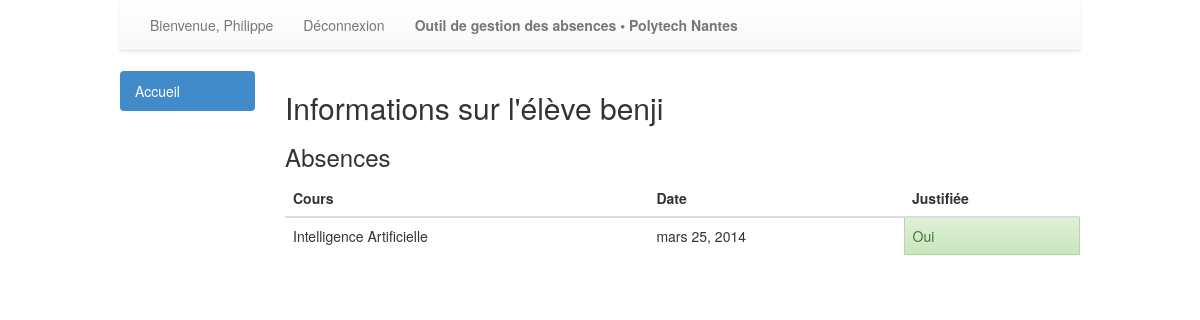
Page /absences/eleves/liste/2/ (signed in) on the earlier database version.
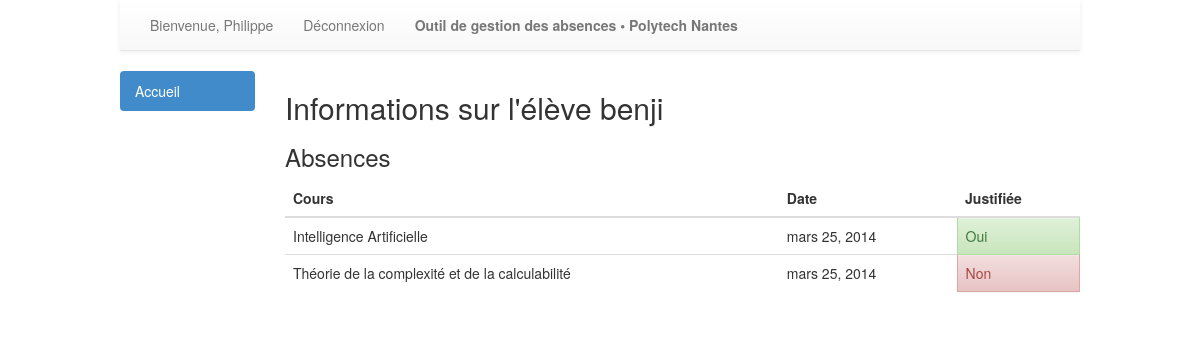
Same page on the later database version.
### absences/models.py (models this page shows, shortened)
class Absence (models.Model):
	etudiant = models.ForeignKey(Etudiant)
	cours = models.ForeignKey(Cours)
	justifie = models.BooleanField(default=False)
	justificatif = models.ForeignKey(Justificatif, null=True,blank=True)

class Cours (models.Model):
	dateDebut = models.DateTimeField(auto_now = True, auto_now_add = False)
	dateFin = models.DateTimeField(auto_now = True, auto_now_add = False)
	saisieEffectuee = models.BooleanField(default = False)
	matiere = models.ForeignKey(Matiere)
	donne_a = models.ManyToManyField(Groupe, related_name='donne_a')
	donne_par = models.ManyToManyField(Enseignant, related_name = 'donne_par')
	def __unicode__(self):
		return self.matiere.intitule

class Matiere (models.Model):
	intitule = models.CharField(max_length = 200)

### absences/views.py (the view)
# urls.py: url(r'^eleves/liste/(?P<idEleve>\d+)/$', views.infosEleve, name='infosEleve'),
@login_required
def infosEleve(request, idEleve):
	eleve = get_object_or_404(Etudiant, id=idEleve)
	absences = Absence.objects.filter(etudiant=eleve)
	return render(request, 'absences/infosEleve.html', {'eleve': eleve, 'absences':absences})

### absences/context_processor.py (called while the page is built, shortened)
def nbAbsencesNonJustifiees (request):
	try:
		etudiant = Etudiant.objects.get(user=request.user.id)
		nb = Absence.objects.filter(etudiant_id = etudiant.id, justifie = False).count()
	except:
		nb = 0
	return {'nbAbsencesNonJustifiees':nb}

def determinerGroupe(request):
	groupeUtilisateur = {}
	groupeUtilisateur['etudiant'] = None
	groupeUtilisateur['secretaire'] = None
	groupeUtilisateur['enseignant'] = None
	try:
		groupes = request.user.groups.all()
	except:
		groupeUtilisateur['etudiant'] = None
		groupeUtilisateur['secretaire'] = None
		groupeUtilisateur['enseignant'] = None
	return {'groupeUtilisateur':groupeUtilisateur}

### absences/templates/absences/infosEleve.html
{% extends 'general.html' %}
{%block content %}
	{% if eleve %}
		<h2>Informations sur l'élève {{eleve.user}}</h2>
		<h3>Absences</h3>
			{% if absences %}
				<table class="table table-hover">
				<thead>
					<tr>
						<th>Cours</th>
						<th>Date</th>
						<th>Justifiée</th>
					</tr>
				</thead>
				<tbody>
					{% for abs in absences %}
						<tr>
							<td>{{abs.cours}}</td>
							<td>{{abs.cours.dateDebut.date}}</td>
							{% if abs.justifie %}
								<td class="alert alert-success">Oui</td>
							{% else %}
								<td class="alert alert-danger">Non</td>
							{% endif %}
						</tr>
					{% endfor %}
				</tbody>
			</table>
			{% else %}
				<p>Pas d'absences pour cet élève</p>
			{% endif %}
	{% else %}
		<p>Cet élève n'existe pas !</p>
	{% endif %}
{%endblock %}

Differences in the rows shown:
added Absence: cours "Théorie de la complexité et de la calculabilité", cours.dateDebut "mars 25, 2014", justifie "Non"
